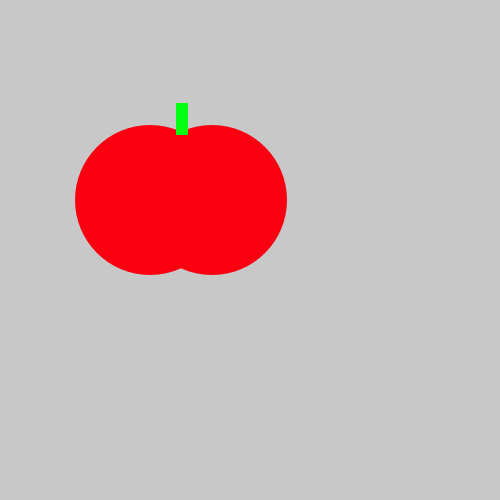
Frame 1 (no input)
Frame 60 (the mouse pressed at the canvas centre just before this capture): identical to frame 1, image omitted
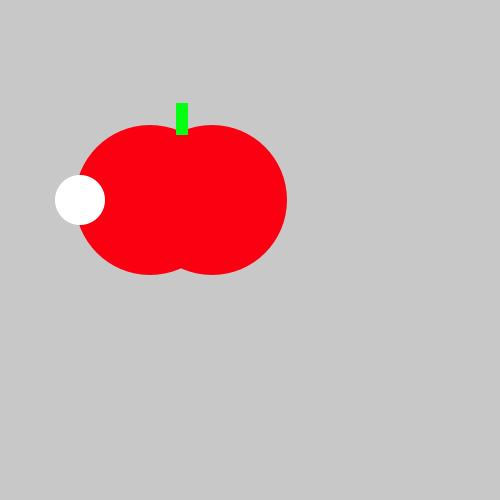
Frame 120 (the mouse held since frame 60 and released just before this capture)

The Processing sketch that drew these frames (run headless with seeded random() and noise(); from frame 60 on, the mouse is pressed at the canvas centre):

// Processing sketch: tasty_tomato
// ── tasty_tomato.pde
void setup() {
    size(500, 500);
}
void draw() {
    fill(#FA0011);
    background(200, 200, 200);
    noStroke();
    ellipse(150, 200, 150, 150);
    ellipse(212, 200, 150, 150);
    fill(#05FF13);
    rect(176, 103, 12, 32); 
    fill(#FFFFFF);
    if (mousePressed == true) {
      ellipse(80, 200, 50, 50);
}
}
